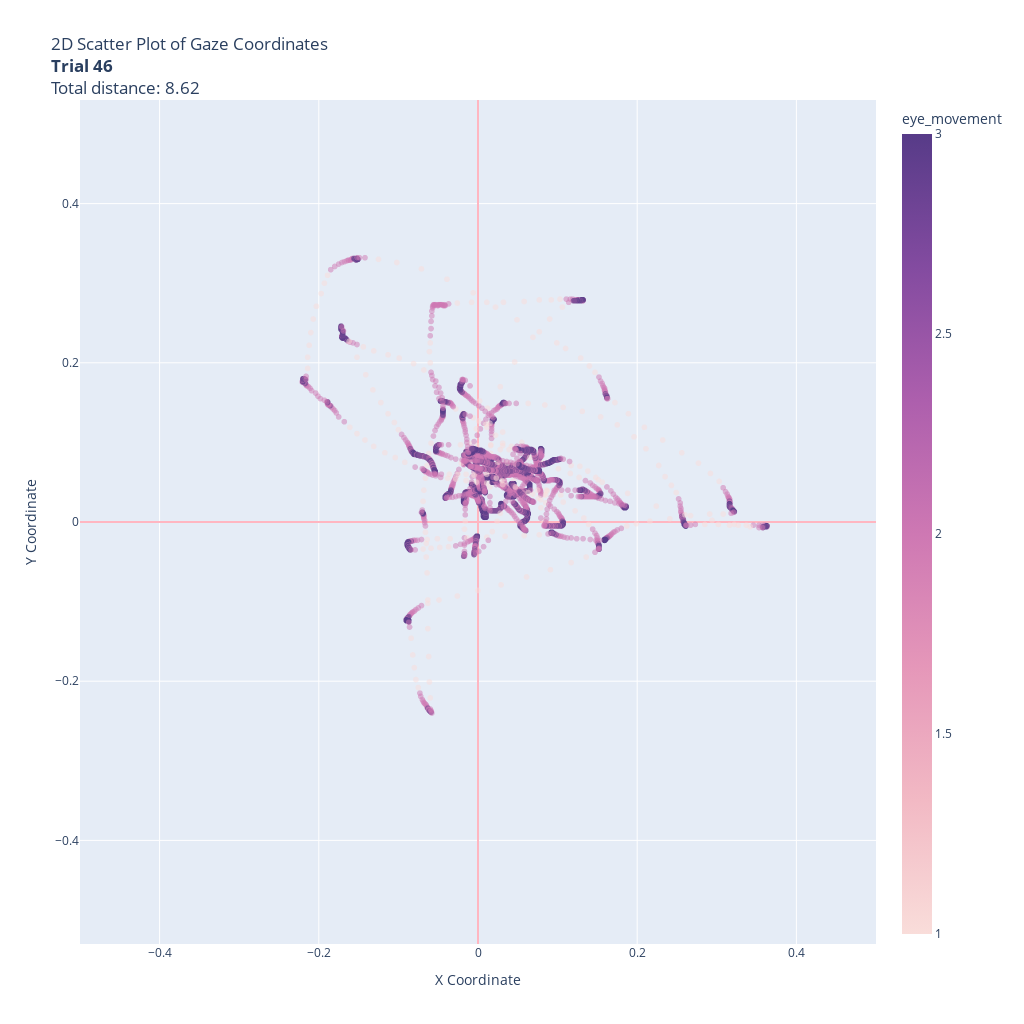

Notebook code cell kept with this figure:
### Code cell
fig = visualize_trial_gaze_distance(46, trial_46, color_code='eye_movement', color_scale='purpor')

### Figure 1 — Plotly figure (JSON) as saved in the notebook; plotly's stock layout.template omitted (floating-point values rounded to 4 significant figures; data arrays with more than 128 entries replaced by an {"elided": "..."} marker saying what was removed)
{"data": [{"hovertemplate": "x=%{x}<br>y=%{y}<br>eye_movement=%{marker.color}<extra></extra>", "legendgroup": "", "marker": {"color": {"elided": "5821 int values"}, "coloraxis": "coloraxis", "opacity": 0.5, "symbol": "circle"}, "mode": "markers", "name": "", "showlegend": false, "type": "scattergl", "x": {"elided": "5821 float values"}, "xaxis": "x", "y": {"elided": "5821 float values"}, "yaxis": "y"}], "layout": {"coloraxis": {"colorbar": {"title": {"text": "eye_movement"}}, "colorscale": [[0, "rgb(249, 221, 218)"], [0.1667, "rgb(242, 185, 196)"], [0.3333, "rgb(229, 151, 185)"], [0.5, "rgb(206, 120, 179)"], [0.6667, "rgb(173, 95, 173)"], [0.8333, "rgb(131, 75, 160)"], [1, "rgb(87, 59, 136)"]]}, "height": 1024, "legend": {"tracegroupgap": 0}, "title": {"text": "2D Scatter Plot of Gaze Coordinates<br><b>Trial 46</b><br>Total distance: 8.62"}, "width": 1024, "xaxis": {"anchor": "y", "domain": [0, 1], "range": [-0.5, 0.5], "title": {"text": "X Coordinate"}, "zeroline": true, "zerolinecolor": "LightPink", "zerolinewidth": 2}, "yaxis": {"anchor": "x", "domain": [0, 1], "range": [-0.5, 0.5], "scaleanchor": "x", "title": {"text": "Y Coordinate"}, "zeroline": true, "zerolinecolor": "LightPink", "zerolinewidth": 2}}}
